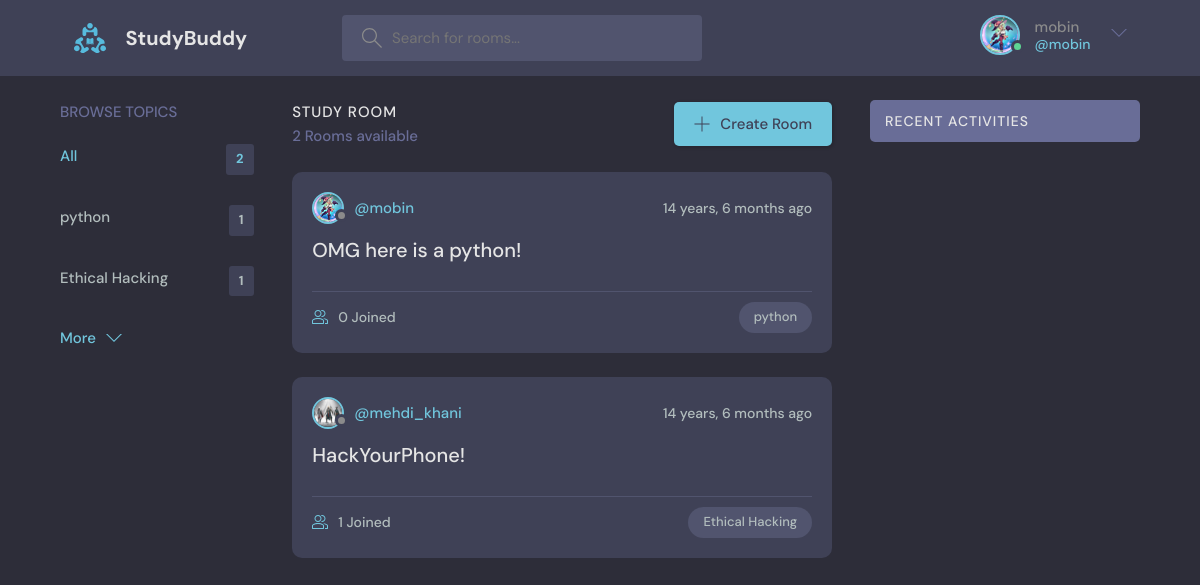
The app's page / (signed in), older data.
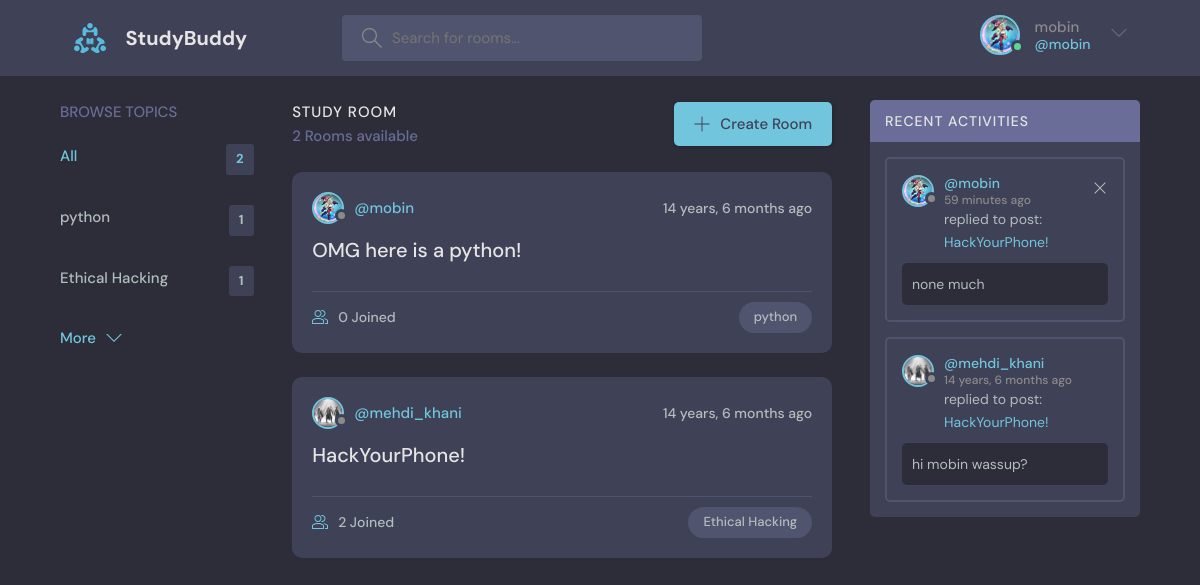
The same page, newer data.
### first_app/models.py (models this page shows)
class Topic(models.Model):
    name = CharField(max_length=200, unique=True)
    def __str__(self):
        return self.name

class Room(models.Model):
    host = ForeignKey(to=User, on_delete=models.SET_NULL, null=True)  # type: ignore
    topic = ForeignKey(to=Topic, on_delete=models.SET_NULL, null=True)
    name = CharField(max_length=200)
    description = TextField(null=True, blank=True)
    participants = ManyToManyField(to=User, related_name="participants", blank=True)
    updated = DateTimeField(auto_now=True)
    created = DateTimeField(auto_now_add=True)
    class Meta:
        ordering = ["-created", "-updated"]
    def __str__(self):
        return self.name

class UserProfile(models.Model):
    user = OneToOneField(to=User, on_delete=models.CASCADE, related_name="user_profile")
    image = ImageField(
        upload_to="profile_pics/", default=os.path.join(MEDIA_ROOT, "profile_pics", "avatar.svg"))
    @property
    def get_image_url(self):
        url = self.image.url
        print("ImageUrl: ", url)
        if self.image.url:
            return url

class Message(models.Model):
    user = ForeignKey(to=User, on_delete=models.CASCADE)
    room = ForeignKey(to=Room, on_delete=models.CASCADE)
    body = TextField()
    updated = DateTimeField(auto_now=True)
    created = DateTimeField(auto_now_add=True)
    def __str__(self):
        return self.body[0:50]
    class Meta:
        ordering = ["-created", "-updated"]

### first_app/views.py (the view)
# urls.py: path("", views.home, name="home"),
def home(request):
    q = request.GET.get("q")
    q = "" if not q else q.strip()
    print(q)
    topics = Topic.objects.all()
    rooms = Room.objects.filter(
        Q(topic__name__icontains=q)
        | Q(name__icontains=q)
        | Q(host__username__icontains=q)
    )
    rooms_count = rooms.count()
    rooms_count_all = Room.objects.all().count()
    url = reverse("home")
    context = {
        "view_name": home.__name__,
        "rooms": rooms.order_by("-created", "-updated"),
        "topics": topics,
        "rooms_count": rooms_count,
        "rooms_count_all": rooms_count_all,
        "url": url,
    }
    if request.user.is_authenticated:
        user_participated_rooms = request.user.participants.filter(
            Q(name__icontains=q) | Q(topic__name__icontains=q)
        ).values_list("id", flat=True)
        room_messages = Message.objects.filter(room__id__in=user_participated_rooms)
        context["room_messages"] = room_messages
    return render(request, "first_app/home.html", context)

### first_app/templates/first_app/home.html (shortened to what this page needs)
{% extends 'base.html' %} {% block content %}
<main class="layout layout--3">
  <div class="container">
    {% include 'first_app/componets/topics_componet.html' %}
    <div class="roomList">
      <div class="roomList__header">
        <div>
          <h2>Study Room</h2>
          <p>{{rooms_count}} Rooms available</p>
        </div>
        {% if request.user.is_authenticated %}
        <a class="btn btn--main" href="{% url 'create_room' %}">
          <svg
            version="1.1"
            xmlns="http://www.w3.org/2000/svg"
            width="32"
            height="32"
            viewBox="0 0 32 32"
          >
            <title>add</title>
            <path
              d="M16.943 0.943h-1.885v14.115h-14.115v1.885h14.115v14.115h1.885v-14.115h14.115v-1.885h-14.115v-14.115z"
            ></path>
          </svg>
          Create Room
        </a>
        {% endif %}
      </div>
      {% include 'first_app/componets/feed_componet.html' %}
    </div>
    {% if request.user.is_authenticated %}
    {% include 'first_app/componets/activity_componet.html' %}
    {% endif %}
  </div>
</main>
{% endblock content %}

### first_app/templates/first_app/componets/topics_componet.html
{% load first_app_extras %}
    <div class="topics">
      <div class="topics__header">
        <h2>Browse Topics</h2>
      </div>
      <ul class="topics__list">
        <li>
          <a href="{{url}}" class="active">All <span>{{rooms_count_all}}</span></a>
        </li>
        {% for topic in topics %}
        <li>
          <a href="{{url}}?q={{topic.name}}">{{topic.name}} <span>
            {% if view_name == "home" %}
            {{topic.room_set.all.count}}
            {% else %}
            {{topics_count | get_dict_value:topic.name}}
            {% endif %}
          </span>
        </a>
        </li>
        {% endfor %}
      <a class="btn btn--link" href="{% url 'topics' %}">
        More
        <svg version="1.1" xmlns="http://www.w3.org/2000/svg" width="32" height="32" viewBox="0 0 32 32">
          <title>chevron-down</title>
          <path d="M16 21l-13-13h-3l16 16 16-16h-3l-13 13z"></path>
        </svg>
      </a>
    </div>

### first_app/templates/first_app/componets/feed_componet.html (shortened to what this page needs)
{% for room in rooms %}
  <div class="roomListRoom">
    <div class="roomListRoom__header">
      <a href="{% url 'user_profile' room.host.id %}" class="roomListRoom__author">
        <div class="avatar avatar--small">
          <img src="{{room.host.user_profile.get_image_url}}" />
        </div>
        <span>@{{room.host.username}}</span>
      </a>
      <div class="roomListRoom__actions">
        <span>{{room.created | timesince}} ago</span>
      </div>
    </div>
    <div class="roomListRoom__content">
      <a href="{% url 'room' room.id %}">{{room}}</a>
    </div>
    <div class="roomListRoom__meta">
      <a href="{% url 'room' room.id %}" class="roomListRoom__joined">
        {{room.participants.all.count}} Joined
      </a>
      <p class="roomListRoom__topic">{{room.topic}}</p>
    </div>
  </div>
{% endfor %}

### first_app/templates/first_app/componets/activity_componet.html
    <div class="activities">
      <div class="activities__header">
        <h2>Recent Activities</h2>
      </div>
      {% for message in room_messages %}
      <div class="activities__box">
        <div class="activities__boxHeader roomListRoom__header">
          <a href="{% url 'user_profile' message.user.id %}" class="roomListRoom__author">
            <div class="avatar avatar--small">
              <img src="{{message.user.user_profile.get_image_url}}" />
            </div>
            <p>
              @{{message.user.username}}
              <span>{{message.created | timesince}} ago</span>
            </p>
          </a>
          {% if message.user == request.user %}
          <div class="roomListRoom__actions">
           <a href="{% url 'delete_message' message.id %}">
              <svg version="1.1" xmlns="http://www.w3.org/2000/svg" width="32" height="32" viewBox="0 0 32 32">
                <title>remove</title>
                <path
                  d="M27.314 6.019l-1.333-1.333-9.98 9.981-9.981-9.981-1.333 1.333 9.981 9.981-9.981 9.98 1.333 1.333 9.981-9.98 9.98 9.98 1.333-1.333-9.98-9.98 9.98-9.981z"
                ></path>
              </svg>
            </a>
          </div>
          {% endif %}
        </div>
        <div class="activities__boxContent">
          <p>replied to post: <a href="{% url 'room' message.room.id %}">{{message.room.name}}</a></p>
          <div class="activities__boxRoomContent">
            {{message}}
          </div>
        </div>
      </div>
      {% endfor %}
    </div>

Row changes from the older to the newer data that the page shows:
computed for Room "HackYourPhone!": participants.all.count "1" → "2"
added Message: user.user_profile.get_image_url (picture), user.username "mobin", created "59 minutes", room.name "HackYourPhone!", body "none much"
now on this page (row unchanged): Message: user.user_profile.get_image_url (picture), user.username "mehdi_khani", created "14 years, 6 months", room.name "HackYourPhone!", body "hi mobin wassup?"
